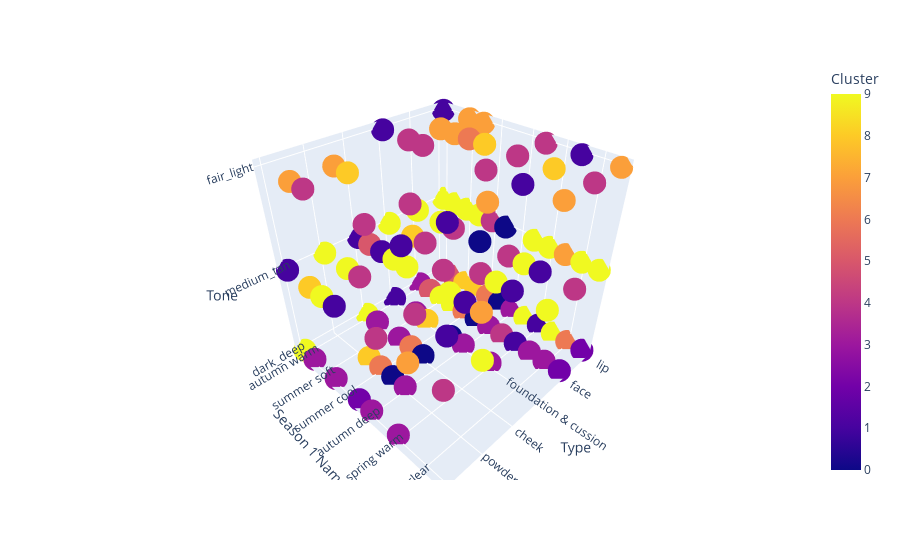

This figure's notebook cell:
### Code cell
import plotly.express as px

# Menambahkan atribut kluster ke DataFrame
df['Cluster'] = kmeans.labels_

# Plot
fig = px.scatter_3d(df, x='Type', y='Season 1 Name', z='Tone', color='Cluster')
fig.show()

### Figure 1 — Plotly figure (JSON) as saved in the notebook; plotly's stock layout.template omitted (floating-point values rounded to 4 significant figures; data arrays with more than 128 entries replaced by an {"elided": "..."} marker saying what was removed)
{"data": [{"hovertemplate": "Type=%{x}<br>Season 1 Name=%{y}<br>Tone=%{z}<br>Cluster=%{marker.color}<extra></extra>", "legendgroup": "", "marker": {"color": {"elided": "1381 int values"}, "coloraxis": "coloraxis", "symbol": "circle"}, "mode": "markers", "name": "", "scene": "scene", "showlegend": false, "type": "scatter3d", "x": {"elided": "1381 str values"}, "y": {"elided": "1381 str values"}, "z": {"elided": "1381 str values"}}], "layout": {"coloraxis": {"colorbar": {"title": {"text": "Cluster"}}, "colorscale": [[0, "#0d0887"], [0.1111, "#46039f"], [0.2222, "#7201a8"], [0.3333, "#9c179e"], [0.4444, "#bd3786"], [0.5556, "#d8576b"], [0.6667, "#ed7953"], [0.7778, "#fb9f3a"], [0.8889, "#fdca26"], [1, "#f0f921"]]}, "legend": {"tracegroupgap": 0}, "margin": {"t": 60}, "scene": {"domain": {"x": [0, 1], "y": [0, 1]}, "xaxis": {"title": {"text": "Type"}}, "yaxis": {"title": {"text": "Season 1 Name"}}, "zaxis": {"title": {"text": "Tone"}}}}}
